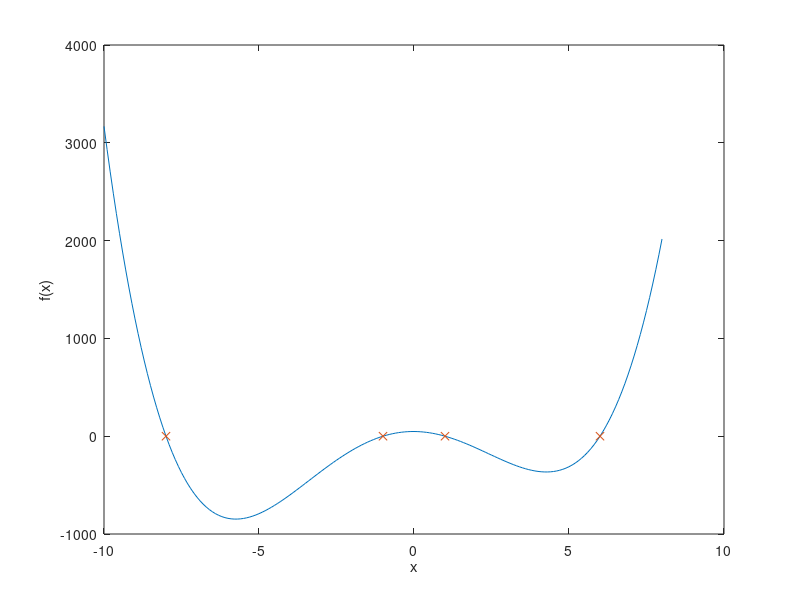
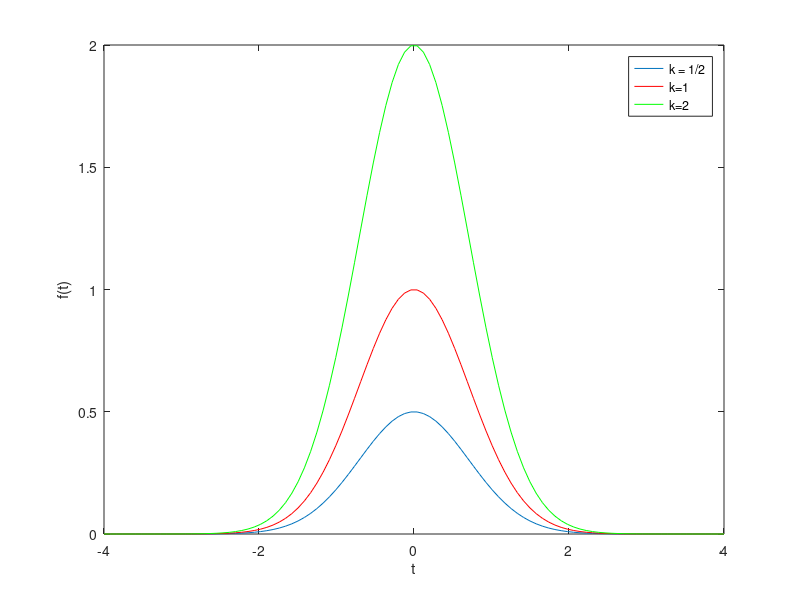

Write the MATLAB code that produced these figures, in order.
% Aditya Gopalan
% APPM 2360 Matlab Homework 2
% Due: Thursday, September 12, 2019

% Problem 1:
x = [-10:0.1:8];
f = (x-6).*((x.^2)-1).*(x+8);
figure(1)
plot(x,f)
hold on
index = find(f==0);
plot(x(index), f(index), "x")
xlabel('x') 
ylabel('f(x)')
hold off

% Problem 2:
s = 0;
for k = 0:100
    s = s + ((-3)^-k)/(2*k+1);
end
s = s* sqrt(12);
disp('Problem #2 - part (b):')
disp('It is approaching pi')

% Problem 3:
f = @(k,t) k.*exp(-t.^2);
t = linspace(-4,4);
figure(2)
plot(t,f(1/2,t))
hold on
plot(t,f(1,t), 'r')
plot(t,f(2,t), 'g')
xlabel('t') 
ylabel('f(t)')
legend('k = 1/2', 'k=1', 'k=2')
hold off